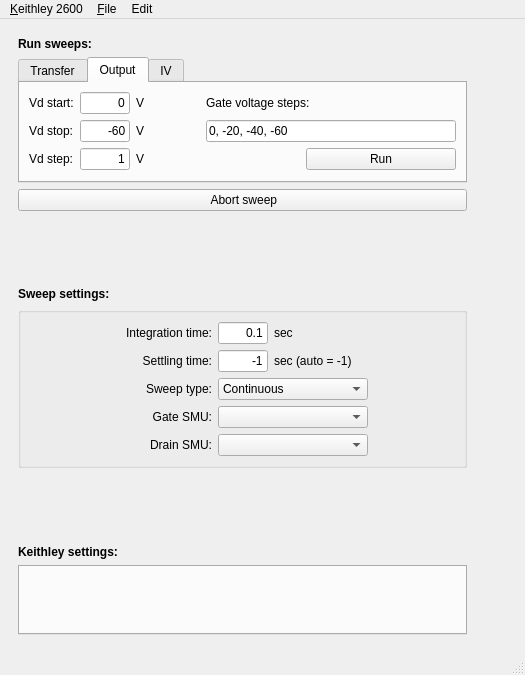
<?xml version="1.0" encoding="UTF-8"?>
<ui version="4.0">
 <class>MainWindow</class>
 <widget class="QMainWindow" name="MainWindow">
  <property name="geometry">
   <rect>
    <x>0</x>
    <y>0</y>
    <width>525</width>
    <height>675</height>
   </rect>
  </property>
  <property name="windowTitle">
   <string>Keithley 2600</string>
  </property>
  <widget class="QWidget" name="centralwidget">
   <layout class="QHBoxLayout" name="horizontalLayout">
    <property name="leftMargin">
     <number>18</number>
    </property>
    <property name="topMargin">
     <number>18</number>
    </property>
    <property name="rightMargin">
     <number>18</number>
    </property>
    <property name="bottomMargin">
     <number>18</number>
    </property>
    <item>
     <layout class="QGridLayout" name="gridLayout">
      <item row="1" column="0" colspan="2">
       <widget class="QTabWidget" name="tabWidgetSweeps">
        <property name="currentIndex">
         <number>1</number>
        </property>
        <widget class="QWidget" name="tab1">
         <attribute name="title">
          <string>Transfer</string>
         </attribute>
         <layout class="QGridLayout" name="gridLayout_2">
          <item row="0" column="4">
           <widget class="QLabel" name="label_3">
            <property name="text">
             <string>Drain voltage steps (voltage or 'trailing'):</string>
            </property>
           </widget>
          </item>
          <item row="1" column="1">
           <widget class="QLineEdit" name="lineEditVgStop">
            <property name="minimumSize">
             <size>
              <width>50</width>
              <height>0</height>
             </size>
            </property>
            <property name="maximumSize">
             <size>
              <width>50</width>
              <height>16777215</height>
             </size>
            </property>
            <property name="text">
             <string>-60</string>
            </property>
            <property name="alignment">
             <set>Qt::AlignRight|Qt::AlignTrailing|Qt::AlignVCenter</set>
            </property>
           </widget>
          </item>
          <item row="1" column="0">
           <widget class="QLabel" name="label_6">
            <property name="text">
             <string>Vg stop:</string>
            </property>
           </widget>
          </item>
          <item row="0" column="0">
           <widget class="QLabel" name="label_5">
            <property name="text">
             <string>Vg start:</string>
            </property>
           </widget>
          </item>
          <item row="1" column="4">
           <widget class="QLineEdit" name="lineEditVdList">
            <property name="minimumSize">
             <size>
              <width>250</width>
              <height>0</height>
             </size>
            </property>
            <property name="text">
             <string>-5, -60</string>
            </property>
           </widget>
          </item>
          <item row="0" column="2">
           <widget class="QLabel" name="label_14">
            <property name="sizePolicy">
             <sizepolicy hsizetype="Expanding" vsizetype="Preferred">
              <horstretch>0</horstretch>
              <verstretch>0</verstretch>
             </sizepolicy>
            </property>
            <property name="maximumSize">
             <size>
              <width>20</width>
              <height>16777215</height>
             </size>
            </property>
            <property name="text">
             <string>V</string>
            </property>
           </widget>
          </item>
          <item row="1" column="2">
           <widget class="QLabel" name="label_16">
            <property name="sizePolicy">
             <sizepolicy hsizetype="Expanding" vsizetype="Preferred">
              <horstretch>0</horstretch>
              <verstretch>0</verstretch>
             </sizepolicy>
            </property>
            <property name="maximumSize">
             <size>
              <width>20</width>
              <height>16777215</height>
             </size>
            </property>
            <property name="text">
             <string>V</string>
            </property>
           </widget>
          </item>
          <item row="0" column="1">
           <widget class="QLineEdit" name="lineEditVgStart">
            <property name="minimumSize">
             <size>
              <width>50</width>
              <height>0</height>
             </size>
            </property>
            <property name="maximumSize">
             <size>
              <width>50</width>
              <height>16777215</height>
             </size>
            </property>
            <property name="text">
             <string>10</string>
            </property>
            <property name="alignment">
             <set>Qt::AlignRight|Qt::AlignTrailing|Qt::AlignVCenter</set>
            </property>
           </widget>
          </item>
          <item row="2" column="0">
           <widget class="QLabel" name="label_7">
            <property name="text">
             <string>Vg step:</string>
            </property>
           </widget>
          </item>
          <item row="2" column="1">
           <widget class="QLineEdit" name="lineEditVgStep">
            <property name="minimumSize">
             <size>
              <width>50</width>
              <height>0</height>
             </size>
            </property>
            <property name="maximumSize">
             <size>
              <width>50</width>
              <height>16777215</height>
             </size>
            </property>
            <property name="text">
             <string>1</string>
            </property>
            <property name="alignment">
             <set>Qt::AlignRight|Qt::AlignTrailing|Qt::AlignVCenter</set>
            </property>
           </widget>
          </item>
          <item row="2" column="2">
           <widget class="QLabel" name="label_17">
            <property name="sizePolicy">
             <sizepolicy hsizetype="Expanding" vsizetype="Preferred">
              <horstretch>0</horstretch>
              <verstretch>0</verstretch>
             </sizepolicy>
            </property>
            <property name="maximumSize">
             <size>
              <width>20</width>
              <height>16777215</height>
             </size>
            </property>
            <property name="text">
             <string>V</string>
            </property>
           </widget>
          </item>
          <item row="2" column="4" alignment="Qt::AlignRight">
           <widget class="QPushButton" name="pushButtonTransfer">
            <property name="sizePolicy">
             <sizepolicy hsizetype="Preferred" vsizetype="Fixed">
              <horstretch>0</horstretch>
              <verstretch>0</verstretch>
             </sizepolicy>
            </property>
            <property name="minimumSize">
             <size>
              <width>150</width>
              <height>0</height>
             </size>
            </property>
            <property name="maximumSize">
             <size>
              <width>150</width>
              <height>16777215</height>
             </size>
            </property>
            <property name="text">
             <string>Run</string>
            </property>
           </widget>
          </item>
          <item row="0" column="3" rowspan="3">
           <spacer name="horizontalSpacer">
            <property name="orientation">
             <enum>Qt::Horizontal</enum>
            </property>
            <property name="sizeHint" stdset="0">
             <size>
              <width>40</width>
              <height>20</height>
             </size>
            </property>
           </spacer>
          </item>
         </layout>
        </widget>
        <widget class="QWidget" name="tab2">
         <attribute name="title">
          <string>Output</string>
         </attribute>
         <layout class="QGridLayout" name="gridLayout_3">
          <item row="0" column="1">
           <widget class="QLineEdit" name="lineEditVdStart">
            <property name="maximumSize">
             <size>
              <width>50</width>
              <height>16777215</height>
             </size>
            </property>
            <property name="text">
             <string>0</string>
            </property>
            <property name="alignment">
             <set>Qt::AlignRight|Qt::AlignTrailing|Qt::AlignVCenter</set>
            </property>
           </widget>
          </item>
          <item row="0" column="0">
           <widget class="QLabel" name="label_8">
            <property name="text">
             <string>Vd start:</string>
            </property>
           </widget>
          </item>
          <item row="0" column="4">
           <widget class="QLabel" name="label_10">
            <property name="text">
             <string>Gate voltage steps:</string>
            </property>
           </widget>
          </item>
          <item row="0" column="2">
           <widget class="QLabel" name="label_13">
            <property name="sizePolicy">
             <sizepolicy hsizetype="Expanding" vsizetype="Preferred">
              <horstretch>0</horstretch>
              <verstretch>0</verstretch>
             </sizepolicy>
            </property>
            <property name="maximumSize">
             <size>
              <width>20</width>
              <height>16777215</height>
             </size>
            </property>
            <property name="text">
             <string>V</string>
            </property>
           </widget>
          </item>
          <item row="1" column="0">
           <widget class="QLabel" name="label_9">
            <property name="text">
             <string>Vd stop:</string>
            </property>
           </widget>
          </item>
          <item row="2" column="0">
           <widget class="QLabel" name="label_11">
            <property name="text">
             <string>Vd step:</string>
            </property>
           </widget>
          </item>
          <item row="1" column="2">
           <widget class="QLabel" name="label_15">
            <property name="sizePolicy">
             <sizepolicy hsizetype="Expanding" vsizetype="Preferred">
              <horstretch>0</horstretch>
              <verstretch>0</verstretch>
             </sizepolicy>
            </property>
            <property name="maximumSize">
             <size>
              <width>20</width>
              <height>16777215</height>
             </size>
            </property>
            <property name="text">
             <string>V</string>
            </property>
           </widget>
          </item>
          <item row="2" column="2">
           <widget class="QLabel" name="label_18">
            <property name="sizePolicy">
             <sizepolicy hsizetype="Expanding" vsizetype="Preferred">
              <horstretch>0</horstretch>
              <verstretch>0</verstretch>
             </sizepolicy>
            </property>
            <property name="maximumSize">
             <size>
              <width>20</width>
              <height>16777215</height>
             </size>
            </property>
            <property name="text">
             <string>V</string>
            </property>
           </widget>
          </item>
          <item row="1" column="1">
           <widget class="QLineEdit" name="lineEditVdStop">
            <property name="maximumSize">
             <size>
              <width>50</width>
              <height>16777215</height>
             </size>
            </property>
            <property name="text">
             <string>-60</string>
            </property>
            <property name="alignment">
             <set>Qt::AlignRight|Qt::AlignTrailing|Qt::AlignVCenter</set>
            </property>
           </widget>
          </item>
          <item row="2" column="1">
           <widget class="QLineEdit" name="lineEditVdStep">
            <property name="minimumSize">
             <size>
              <width>50</width>
              <height>0</height>
             </size>
            </property>
            <property name="maximumSize">
             <size>
              <width>50</width>
              <height>16777215</height>
             </size>
            </property>
            <property name="text">
             <string>1</string>
            </property>
            <property name="alignment">
             <set>Qt::AlignRight|Qt::AlignTrailing|Qt::AlignVCenter</set>
            </property>
           </widget>
          </item>
          <item row="1" column="4">
           <widget class="QLineEdit" name="lineEditVgList">
            <property name="minimumSize">
             <size>
              <width>250</width>
              <height>0</height>
             </size>
            </property>
            <property name="text">
             <string>0, -20, -40, -60</string>
            </property>
           </widget>
          </item>
          <item row="2" column="4" alignment="Qt::AlignRight">
           <widget class="QPushButton" name="pushButtonOutput">
            <property name="sizePolicy">
             <sizepolicy hsizetype="Preferred" vsizetype="Fixed">
              <horstretch>0</horstretch>
              <verstretch>0</verstretch>
             </sizepolicy>
            </property>
            <property name="minimumSize">
             <size>
              <width>150</width>
              <height>0</height>
             </size>
            </property>
            <property name="maximumSize">
             <size>
              <width>150</width>
              <height>16777215</height>
             </size>
            </property>
            <property name="text">
             <string>Run</string>
            </property>
           </widget>
          </item>
          <item row="0" column="3" rowspan="3">
           <spacer name="horizontalSpacer_2">
            <property name="orientation">
             <enum>Qt::Horizontal</enum>
            </property>
            <property name="sizeHint" stdset="0">
             <size>
              <width>40</width>
              <height>20</height>
             </size>
            </property>
           </spacer>
          </item>
         </layout>
        </widget>
        <widget class="QWidget" name="tab3">
         <attribute name="title">
          <string>IV</string>
         </attribute>
         <layout class="QGridLayout" name="gridLayout_7">
          <item row="0" column="1">
           <widget class="QLineEdit" name="lineEditVStart">
            <property name="minimumSize">
             <size>
              <width>50</width>
              <height>0</height>
             </size>
            </property>
            <property name="maximumSize">
             <size>
              <width>50</width>
              <height>16777215</height>
             </size>
            </property>
            <property name="text">
             <string>0</string>
            </property>
            <property name="alignment">
             <set>Qt::AlignRight|Qt::AlignTrailing|Qt::AlignVCenter</set>
            </property>
           </widget>
          </item>
          <item row="0" column="0">
           <widget class="QLabel" name="label_27">
            <property name="text">
             <string>V start: </string>
            </property>
           </widget>
          </item>
          <item row="2" column="0">
           <widget class="QLabel" name="label_32">
            <property name="text">
             <string>V step: </string>
            </property>
           </widget>
          </item>
          <item row="1" column="1">
           <widget class="QLineEdit" name="lineEditVStop">
            <property name="minimumSize">
             <size>
              <width>50</width>
              <height>0</height>
             </size>
            </property>
            <property name="maximumSize">
             <size>
              <width>50</width>
              <height>16777215</height>
             </size>
            </property>
            <property name="text">
             <string>10</string>
            </property>
            <property name="alignment">
             <set>Qt::AlignRight|Qt::AlignTrailing|Qt::AlignVCenter</set>
            </property>
           </widget>
          </item>
          <item row="1" column="2">
           <widget class="QLabel" name="label_34">
            <property name="maximumSize">
             <size>
              <width>20</width>
              <height>16777215</height>
             </size>
            </property>
            <property name="text">
             <string>V</string>
            </property>
           </widget>
          </item>
          <item row="2" column="1">
           <widget class="QLineEdit" name="lineEditVStep">
            <property name="minimumSize">
             <size>
              <width>50</width>
              <height>0</height>
             </size>
            </property>
            <property name="maximumSize">
             <size>
              <width>50</width>
              <height>16777215</height>
             </size>
            </property>
            <property name="text">
             <string>0.1</string>
            </property>
            <property name="alignment">
             <set>Qt::AlignRight|Qt::AlignTrailing|Qt::AlignVCenter</set>
            </property>
           </widget>
          </item>
          <item row="2" column="2">
           <widget class="QLabel" name="label_35">
            <property name="maximumSize">
             <size>
              <width>20</width>
              <height>16777215</height>
             </size>
            </property>
            <property name="text">
             <string>V</string>
            </property>
           </widget>
          </item>
          <item row="0" column="2">
           <widget class="QLabel" name="label_33">
            <property name="maximumSize">
             <size>
              <width>20</width>
              <height>16777215</height>
             </size>
            </property>
            <property name="text">
             <string>V</string>
            </property>
           </widget>
          </item>
          <item row="1" column="0">
           <widget class="QLabel" name="label_31">
            <property name="text">
             <string>V stop: </string>
            </property>
           </widget>
          </item>
          <item row="1" column="4">
           <widget class="QComboBox" name="comboBoxSweepSMU">
            <property name="minimumSize">
             <size>
              <width>250</width>
              <height>0</height>
             </size>
            </property>
           </widget>
          </item>
          <item row="2" column="4" alignment="Qt::AlignRight">
           <widget class="QPushButton" name="pushButtonIV">
            <property name="minimumSize">
             <size>
              <width>150</width>
              <height>0</height>
             </size>
            </property>
            <property name="maximumSize">
             <size>
              <width>150</width>
              <height>16777215</height>
             </size>
            </property>
            <property name="text">
             <string>Run</string>
            </property>
           </widget>
          </item>
          <item row="0" column="4">
           <widget class="QLabel" name="label_36">
            <property name="text">
             <string>Sweep smu:</string>
            </property>
           </widget>
          </item>
          <item row="0" column="3" rowspan="3">
           <spacer name="horizontalSpacer_5">
            <property name="orientation">
             <enum>Qt::Horizontal</enum>
            </property>
            <property name="sizeType">
             <enum>QSizePolicy::Expanding</enum>
            </property>
            <property name="sizeHint" stdset="0">
             <size>
              <width>40</width>
              <height>20</height>
             </size>
            </property>
           </spacer>
          </item>
         </layout>
        </widget>
       </widget>
      </item>
      <item row="7" column="0" colspan="2">
       <widget class="QLabel" name="label_24">
        <property name="font">
         <font>
          <weight>75</weight>
          <bold>true</bold>
         </font>
        </property>
        <property name="text">
         <string>Keithley settings:</string>
        </property>
       </widget>
      </item>
      <item row="6" column="0" colspan="2">
       <spacer name="verticalSpacer_2">
        <property name="orientation">
         <enum>Qt::Vertical</enum>
        </property>
        <property name="sizeType">
         <enum>QSizePolicy::Expanding</enum>
        </property>
        <property name="sizeHint" stdset="0">
         <size>
          <width>0</width>
          <height>30</height>
         </size>
        </property>
       </spacer>
      </item>
      <item row="4" column="0" colspan="2">
       <widget class="QLabel" name="label_26">
        <property name="font">
         <font>
          <weight>75</weight>
          <bold>true</bold>
         </font>
        </property>
        <property name="text">
         <string>Sweep settings:</string>
        </property>
       </widget>
      </item>
      <item row="5" column="0" colspan="2">
       <widget class="QGroupBox" name="groupBox">
        <property name="title">
         <string/>
        </property>
        <layout class="QGridLayout" name="gridLayout_6">
         <item row="1" column="2">
          <widget class="QLabel" name="label_21">
           <property name="text">
            <string>sec (auto = -1)</string>
           </property>
          </widget>
         </item>
         <item row="1" column="0">
          <widget class="QLabel" name="label_20">
           <property name="text">
            <string>Settling time:</string>
           </property>
           <property name="alignment">
            <set>Qt::AlignRight|Qt::AlignTrailing|Qt::AlignVCenter</set>
           </property>
          </widget>
         </item>
         <item row="4" column="1" colspan="2">
          <widget class="QComboBox" name="comboBoxDrainSMU">
           <property name="maximumSize">
            <size>
             <width>150</width>
             <height>16777215</height>
            </size>
           </property>
           <property name="currentText">
            <string/>
           </property>
          </widget>
         </item>
         <item row="1" column="1">
          <widget class="QLineEdit" name="lineEditSettling">
           <property name="sizePolicy">
            <sizepolicy hsizetype="Fixed" vsizetype="Fixed">
             <horstretch>0</horstretch>
             <verstretch>0</verstretch>
            </sizepolicy>
           </property>
           <property name="minimumSize">
            <size>
             <width>50</width>
             <height>0</height>
            </size>
           </property>
           <property name="maximumSize">
            <size>
             <width>50</width>
             <height>16777215</height>
            </size>
           </property>
           <property name="text">
            <string>-1</string>
           </property>
           <property name="alignment">
            <set>Qt::AlignRight|Qt::AlignTrailing|Qt::AlignVCenter</set>
           </property>
          </widget>
         </item>
         <item row="3" column="1" colspan="2">
          <widget class="QComboBox" name="comboBoxGateSMU">
           <property name="maximumSize">
            <size>
             <width>150</width>
             <height>16777215</height>
            </size>
           </property>
           <property name="currentText">
            <string/>
           </property>
          </widget>
         </item>
         <item row="2" column="1" colspan="2">
          <widget class="QComboBox" name="comboBoxSweepType">
           <property name="maximumSize">
            <size>
             <width>150</width>
             <height>16777215</height>
            </size>
           </property>
           <item>
            <property name="text">
             <string>Continuous</string>
            </property>
           </item>
           <item>
            <property name="text">
             <string>Pulsed</string>
            </property>
           </item>
          </widget>
         </item>
         <item row="4" column="0">
          <widget class="QLabel" name="label_22">
           <property name="text">
            <string>Drain SMU:</string>
           </property>
           <property name="alignment">
            <set>Qt::AlignRight|Qt::AlignTrailing|Qt::AlignVCenter</set>
           </property>
          </widget>
         </item>
         <item row="0" column="0">
          <widget class="QLabel" name="label">
           <property name="text">
            <string>Integration time:</string>
           </property>
           <property name="alignment">
            <set>Qt::AlignRight|Qt::AlignTrailing|Qt::AlignVCenter</set>
           </property>
          </widget>
         </item>
         <item row="0" column="1">
          <widget class="QLineEdit" name="lineEditInt">
           <property name="sizePolicy">
            <sizepolicy hsizetype="Fixed" vsizetype="Fixed">
             <horstretch>0</horstretch>
             <verstretch>0</verstretch>
            </sizepolicy>
           </property>
           <property name="minimumSize">
            <size>
             <width>50</width>
             <height>0</height>
            </size>
           </property>
           <property name="maximumSize">
            <size>
             <width>50</width>
             <height>16777215</height>
            </size>
           </property>
           <property name="text">
            <string>0.1</string>
           </property>
           <property name="alignment">
            <set>Qt::AlignRight|Qt::AlignTrailing|Qt::AlignVCenter</set>
           </property>
          </widget>
         </item>
         <item row="2" column="0">
          <widget class="QLabel" name="label_4">
           <property name="text">
            <string>Sweep type:</string>
           </property>
           <property name="alignment">
            <set>Qt::AlignRight|Qt::AlignTrailing|Qt::AlignVCenter</set>
           </property>
          </widget>
         </item>
         <item row="3" column="0">
          <widget class="QLabel" name="label_19">
           <property name="text">
            <string>Gate SMU:</string>
           </property>
           <property name="alignment">
            <set>Qt::AlignRight|Qt::AlignTrailing|Qt::AlignVCenter</set>
           </property>
          </widget>
         </item>
         <item row="0" column="2">
          <widget class="QLabel" name="label_2">
           <property name="sizePolicy">
            <sizepolicy hsizetype="Preferred" vsizetype="Preferred">
             <horstretch>0</horstretch>
             <verstretch>0</verstretch>
            </sizepolicy>
           </property>
           <property name="text">
            <string>sec</string>
           </property>
          </widget>
         </item>
        </layout>
       </widget>
      </item>
      <item row="3" column="0" colspan="2">
       <spacer name="verticalSpacer_3">
        <property name="orientation">
         <enum>Qt::Vertical</enum>
        </property>
        <property name="sizeType">
         <enum>QSizePolicy::Expanding</enum>
        </property>
        <property name="sizeHint" stdset="0">
         <size>
          <width>0</width>
          <height>30</height>
         </size>
        </property>
       </spacer>
      </item>
      <item row="2" column="0" colspan="2">
       <widget class="QPushButton" name="pushButtonAbort">
        <property name="text">
         <string> Abort sweep</string>
        </property>
       </widget>
      </item>
      <item row="0" column="0" colspan="2">
       <widget class="QLabel" name="label_23">
        <property name="font">
         <font>
          <weight>75</weight>
          <bold>true</bold>
         </font>
        </property>
        <property name="text">
         <string>Run sweeps:</string>
        </property>
       </widget>
      </item>
      <item row="8" column="0" colspan="2">
       <widget class="QTabWidget" name="tabWidgetSettings">
        <property name="enabled">
         <bool>true</bool>
        </property>
        <property name="currentIndex">
         <number>-1</number>
        </property>
       </widget>
      </item>
     </layout>
    </item>
    <item>
     <spacer name="horizontalSpacer_3">
      <property name="orientation">
       <enum>Qt::Horizontal</enum>
      </property>
      <property name="sizeType">
       <enum>QSizePolicy::Preferred</enum>
      </property>
      <property name="sizeHint" stdset="0">
       <size>
        <width>40</width>
        <height>20</height>
       </size>
      </property>
     </spacer>
    </item>
    <item>
     <layout class="QGridLayout" name="gridLayout2"/>
    </item>
   </layout>
  </widget>
  <widget class="QStatusBar" name="statusBar"/>
  <widget class="QMenuBar" name="menubar">
   <property name="geometry">
    <rect>
     <x>0</x>
     <y>0</y>
     <width>525</width>
     <height>22</height>
    </rect>
   </property>
   <widget class="QMenu" name="menu_Keithley_2600">
    <property name="title">
     <string>&amp;Keithley 2600</string>
    </property>
    <addaction name="actionSettings"/>
    <addaction name="separator"/>
    <addaction name="actionConnect"/>
    <addaction name="actionDisconnect"/>
    <addaction name="separator"/>
    <addaction name="actionLoadDefaults"/>
    <addaction name="actionSaveDefaults"/>
    <addaction name="separator"/>
    <addaction name="action_Exit"/>
   </widget>
   <widget class="QMenu" name="menu_File">
    <property name="title">
     <string>&amp;File</string>
    </property>
    <addaction name="actionSaveSweepData"/>
    <addaction name="actionLoad_data_from_file"/>
    <addaction name="separator"/>
   </widget>
   <widget class="QMenu" name="menuEdit">
    <property name="title">
     <string>Edit</string>
    </property>
   </widget>
   <addaction name="menu_Keithley_2600"/>
   <addaction name="menu_File"/>
   <addaction name="menuEdit"/>
  </widget>
  <action name="actionSettings">
   <property name="text">
    <string> Preferences...</string>
   </property>
  </action>
  <action name="actionConnect">
   <property name="text">
    <string> Connect</string>
   </property>
  </action>
  <action name="actionDisconnect">
   <property name="text">
    <string> Disconnect</string>
   </property>
  </action>
  <action name="actionExit">
   <property name="text">
    <string> Exit</string>
   </property>
  </action>
  <action name="actionSaveSweepData">
   <property name="text">
    <string>&amp;Save Sweep Data...</string>
   </property>
  </action>
  <action name="action_Exit">
   <property name="text">
    <string> &amp;Quit Keithley 2600</string>
   </property>
  </action>
  <action name="actionTb1">
   <property name="text">
    <string>tb1</string>
   </property>
  </action>
  <action name="actionLoad_data_from_file">
   <property name="text">
    <string>&amp;Load Sweep Data...</string>
   </property>
  </action>
  <action name="actionLoadDefaults">
   <property name="text">
    <string> Revert to Default Settings</string>
   </property>
  </action>
  <action name="actionSaveDefaults">
   <property name="text">
    <string> Save Settings as Default</string>
   </property>
  </action>
 </widget>
 <resources/>
 <connections/>
</ui>
